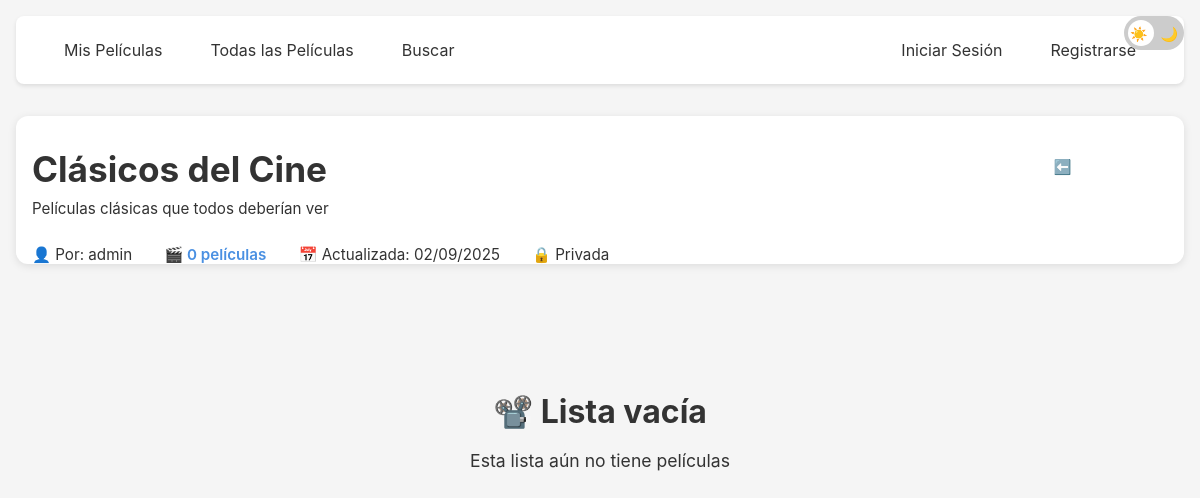
The page /lista/compartir/8bedcb3229cb46b196cd68d5dd6bf144 on the database its author committed.
### models/user_model.py (models this page shows, shortened)
        class MovieList(db.Model):
            __tablename__ = 'movie_list'
            id = db.Column(db.Integer, primary_key=True)
            title = db.Column(db.String(200), nullable=False)
            description = db.Column(db.Text)
            share_code = db.Column(db.String(32), unique=True, nullable=False, default=lambda: uuid.uuid4().hex)
            is_public = db.Column(db.Boolean, default=False)
            created_at = db.Column(db.DateTime, default=datetime.utcnow)
            updated_at = db.Column(db.DateTime, default=datetime.utcnow, onupdate=datetime.utcnow)
            creator_id = db.Column(db.Integer, db.ForeignKey('user.id'), nullable=False)
            movies = db.relationship('MovieListItem', backref='movie_list', lazy=True, cascade='all, delete-orphan')

class User(UserMixin):
    id = None
    username = None
    password = None
    created_at = None
    downloads = None

        class UserModel(User, db.Model):
            __tablename__ = 'user'
            id = db.Column(db.Integer, primary_key=True)
            username = db.Column(db.String(80), unique=True, nullable=False)
            password = db.Column(db.String(120), nullable=False)
            created_at = db.Column(db.DateTime, default=datetime.utcnow)
            downloads = db.relationship('Download', backref='user', lazy=True)
            movie_lists = db.relationship('MovieList', backref='creator', lazy=True)

### app.py (the view)
@app.route('/lista/compartir/<share_code>')
def shared_movie_list(share_code):
    movie_list = MovieList.query.filter_by(share_code=share_code).first_or_404()
    movies = MovieListItem.query.filter_by(list_id=movie_list.id).order_by(MovieListItem.added_at.desc()).all()
    is_owner = current_user.is_authenticated and movie_list.creator_id == current_user.id
    return render_template('view_movie_list.html',
                         movie_list=movie_list,
                         movies=movies,
                         is_owner=is_owner,
                         is_shared_view=True)

### templates/view_movie_list.html (shortened to what this page needs)
{% extends "base.html" %}
{% block styles %}
<link rel="stylesheet" href="{{ url_for('static', filename='css/lists.css') }}">
{% endblock %}
{% block content %}
<div class="page-header">
    <div class="list-info">
        <h1 class="page-title">{{ movie_list.title }}</h1>
        {% if movie_list.description %}
        <p class="list-description">{{ movie_list.description }}</p>
        {% endif %}
        <div class="list-meta">
            <span class="creator">👤 Por: {{ movie_list.creator.username }}</span>
            <span class="movie-count">🎬 {{ movies|length }} películas</span>
            <span class="updated">📅 Actualizada: {{ movie_list.updated_at.strftime('%d/%m/%Y') }}</span>
            <span class="visibility">
                {% if movie_list.is_public %}🌐 Pública{% else %}🔒 Privada{% endif %}
            </span>
        </div>
    </div>
    <div class="page-actions">
        <a href="{{ url_for('movie_lists') }}" class="btn btn-secondary">⬅️ Mis Listas</a>
    </div>
</div>
<div class="movies-grid">
    {% if movies %}
        {% for movie in movies %}
        <div class="movie-card {% if movie.watched %}watched{% endif %}">
            {% if movie.poster_url %}
            <img src="{{ movie.poster_url }}" alt="{{ movie.movie_title }}" class="movie-poster">
            {% else %}
            <div class="movie-poster-placeholder">
                <span>🎬</span>
            </div>
            {% endif %}
            <div class="movie-info">
                <h3 class="movie-title">{{ movie.movie_title }}</h3>
                <div class="movie-details">
                    {% if movie.year %}
                    <span>📅 {{ movie.year }}</span>
                    {% endif %}
                    {% if movie.rating %}
                    <span>⭐ {{ movie.rating }}/10</span>
                    {% endif %}
                    {% if movie.imdb_code %}
                    <a href="https://www.imdb.com/title/{{ movie.imdb_code }}" target="_blank" class="imdb-link">
                        🎭 IMDB
                    </a>
                    {% endif %}
                </div>
                {% if movie.notes %}
                <p class="movie-notes">💭 {{ movie.notes }}</p>
                {% endif %}
                <div class="movie-meta">
                    <span class="added-date">Agregada: {{ movie.added_at.strftime('%d/%m/%Y') }}</span>
                    <span class="watched-status">
                        {% if movie.watched %}✅ Vista{% else %}⏳ Pendiente{% endif %}
                    </span>
                </div>
                {% if is_owner %}
                <div class="movie-actions">
                    <button class="btn btn-sm toggle-watched"
                            data-movie-id="{{ movie.id }}"
                            data-list-id="{{ movie_list.id }}">
                        {% if movie.watched %}❌ Marcar como no vista{% else %}✅ Marcar como vista{% endif %}
                    </button>
                    {% if movie.imdb_code %}
                    <button class="btn btn-sm btn-primary add-to-downloads"
                            data-imdb="{{ movie.imdb_code }}"
                            data-title="{{ movie.movie_title }}"
                            data-year="{{ movie.year }}">
                        📥 Descargar
                    </button>
                    {% endif %}
                    <button class="btn btn-sm btn-danger remove-movie"
                            data-movie-id="{{ movie.id }}"
                            data-list-id="{{ movie_list.id }}">
                        🗑️ Eliminar
                    </button>
                </div>
                {% endif %}
            </div>
        </div>
        {% endfor %}
    {% else %}
        <div class="empty-state">
            <h3>📽️ Lista vacía</h3>
            <p>Esta lista aún no tiene películas</p>
        </div>
    {% endif %}
</div>
{% endblock %}

### static/css/style.css (style rules this page uses)
:root { --bg-color: #f5f5f5; --text-color: #333; --card-bg: #fff; --border-color: #ddd; --primary-color: #007bff; --hover-color: #0056b3; --secondary-bg: #f8f9fa; }
body { margin: 0; padding: 0; font-family: -apple-system, BlinkMacSystemFont, "Segoe UI", Roboto, "Helvetica Neue", Arial, sans-serif; background-color: var(--bg-color); color: var(--text-color); transition: background-color 0.3s ease; }
.page-title { font-size: 2rem; color: var(--text-color); text-align: center; margin: 2rem 0; font-weight: 600; }

### static/css/main.css (style rules this page uses)
.movies-grid { display: grid; grid-template-columns: repeat(auto-fill, minmax(320px, 1fr)); gap: 2rem; padding: 1rem; }
a { color: var(--primary-color); text-decoration: none; }
.empty-state { display: flex; flex-direction: column; align-items: center; justify-content: center; padding: 4rem 2rem; text-align: center; }
.page-header { display: flex; justify-content: space-between; align-items: center; margin-bottom: 2rem; padding: 1rem; background-color: var(--card-bg); border-radius: 12px; box-shadow: 0 2px 8px rgba(0, 0, 0, 0.1); }
.page-title { margin: 0; color: var(--text-color); font-size: 1.8rem; font-weight: 600; }
.page-actions { display: flex; align-items: center; gap: 1rem; flex-wrap: wrap; }

### static/css/lists.css (style rules this page uses)
:root { --list-primary: #4a90e2; --list-success: #28a745; --list-danger: #dc3545; --list-warning: #ffc107; --list-info: #17a2b8; --list-shadow: 0 4px 12px rgba(0, 0, 0, 0.1); --list-shadow-hover: 0 8px 24px rgba(0, 0, 0, 0.15); --list-border-radius: 12px; --list-transition: all 0.3s ease; }
.movies-grid { display: grid; grid-template-columns: repeat(auto-fill, minmax(320px, 1fr)); gap: 1.5rem; padding: 2rem 1rem; }
.page-header { display: flex; justify-content: space-between; align-items: flex-start; gap: 2rem; margin-bottom: 2rem; padding: 2rem 1rem 0; flex-wrap: wrap; }
.list-info { flex: 1; min-width: 300px; }
.page-title { font-size: 2.2rem; color: var(--text-color); margin: 0 0 0.5rem 0; font-weight: 700; display: flex; align-items: center; gap: 0.5rem; }
.list-description { color: var(--secondary-color); margin: 0.5rem 0 1rem 0; font-size: 1.1rem; line-height: 1.5; }
.list-meta { display: flex; gap: 2rem; flex-wrap: wrap; font-size: 0.95rem; color: var(--secondary-color); margin-top: 1rem; }
.page-actions { display: flex; gap: 1rem; flex-wrap: wrap; align-items: center; }
.list-meta .movie-count { color: var(--list-primary); font-weight: 600; }
.list-description { color: var(--secondary-color); margin-bottom: 1.5rem; line-height: 1.5; font-size: 0.95rem; }
.btn { padding: 0.75rem 1.5rem; border: none; border-radius: 8px; font-size: 0.9rem; font-weight: 500; cursor: pointer; transition: var(--list-transition); text-decoration: none; display: inline-flex; align-items: center; gap: 0.5rem; justify-content: center; line-height: 1; }
.btn-secondary { background: var(--secondary-color); color: white; }
.empty-state { grid-column: 1 / -1; text-align: center; padding: 4rem 2rem; color: var(--secondary-color); }
.empty-state h3 { font-size: 2rem; margin: 0 0 1rem 0; color: var(--text-color); }
.empty-state p { font-size: 1.1rem; margin: 0 0 2rem 0; line-height: 1.6; }

### rows shown on the page
MovieList: title "Clásicos del Cine", description "Películas clásicas que todos deberían ver", updated_at "02/09/2025"
UserModel: creator.username "admin"

### other values the page prints
{{ movies|length }} "0"
